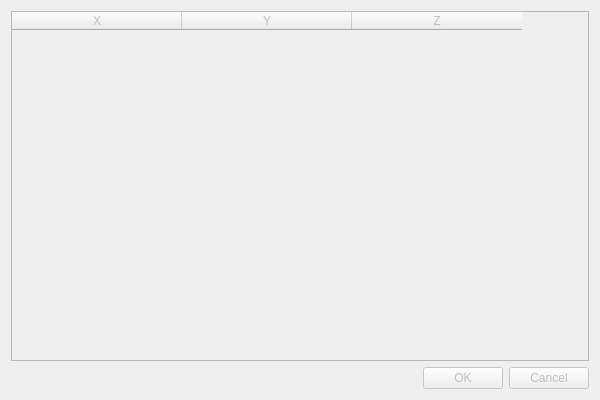
<?xml version="1.0" encoding="UTF-8"?>
<ui version="4.0">
 <class>Dialog</class>
 <widget class="QDialog" name="Dialog">
  <property name="enabled">
   <bool>false</bool>
  </property>
  <property name="geometry">
   <rect>
    <x>0</x>
    <y>0</y>
    <width>600</width>
    <height>400</height>
   </rect>
  </property>
  <property name="minimumSize">
   <size>
    <width>600</width>
    <height>400</height>
   </size>
  </property>
  <property name="maximumSize">
   <size>
    <width>600</width>
    <height>400</height>
   </size>
  </property>
  <property name="windowTitle">
   <string>Coordinate Node Dialogue</string>
  </property>
  <property name="sizeGripEnabled">
   <bool>false</bool>
  </property>
  <layout class="QGridLayout" name="gridLayout">
   <item row="1" column="0">
    <widget class="QDialogButtonBox" name="buttonBox">
     <property name="orientation">
      <enum>Qt::Horizontal</enum>
     </property>
     <property name="standardButtons">
      <set>QDialogButtonBox::Cancel|QDialogButtonBox::Ok</set>
     </property>
    </widget>
   </item>
   <item row="0" column="0">
    <widget class="QTableWidget" name="pointTableWidget">
     <property name="alternatingRowColors">
      <bool>true</bool>
     </property>
     <property name="columnCount">
      <number>3</number>
     </property>
     <attribute name="horizontalHeaderDefaultSectionSize">
      <number>170</number>
     </attribute>
     <attribute name="horizontalHeaderMinimumSectionSize">
      <number>19</number>
     </attribute>
     <attribute name="verticalHeaderCascadingSectionResizes">
      <bool>true</bool>
     </attribute>
     <attribute name="verticalHeaderMinimumSectionSize">
      <number>21</number>
     </attribute>
     <attribute name="verticalHeaderShowSortIndicator" stdset="0">
      <bool>false</bool>
     </attribute>
     <attribute name="verticalHeaderStretchLastSection">
      <bool>false</bool>
     </attribute>
     <column>
      <property name="text">
       <string>X</string>
      </property>
     </column>
     <column>
      <property name="text">
       <string>Y</string>
      </property>
     </column>
     <column>
      <property name="text">
       <string>Z</string>
      </property>
     </column>
    </widget>
   </item>
  </layout>
 </widget>
 <resources/>
 <connections>
  <connection>
   <sender>buttonBox</sender>
   <signal>accepted()</signal>
   <receiver>Dialog</receiver>
   <slot>accept()</slot>
   <hints>
    <hint type="sourcelabel">
     <x>248</x>
     <y>254</y>
    </hint>
    <hint type="destinationlabel">
     <x>157</x>
     <y>274</y>
    </hint>
   </hints>
  </connection>
  <connection>
   <sender>buttonBox</sender>
   <signal>rejected()</signal>
   <receiver>Dialog</receiver>
   <slot>reject()</slot>
   <hints>
    <hint type="sourcelabel">
     <x>316</x>
     <y>260</y>
    </hint>
    <hint type="destinationlabel">
     <x>286</x>
     <y>274</y>
    </hint>
   </hints>
  </connection>
 </connections>
</ui>
